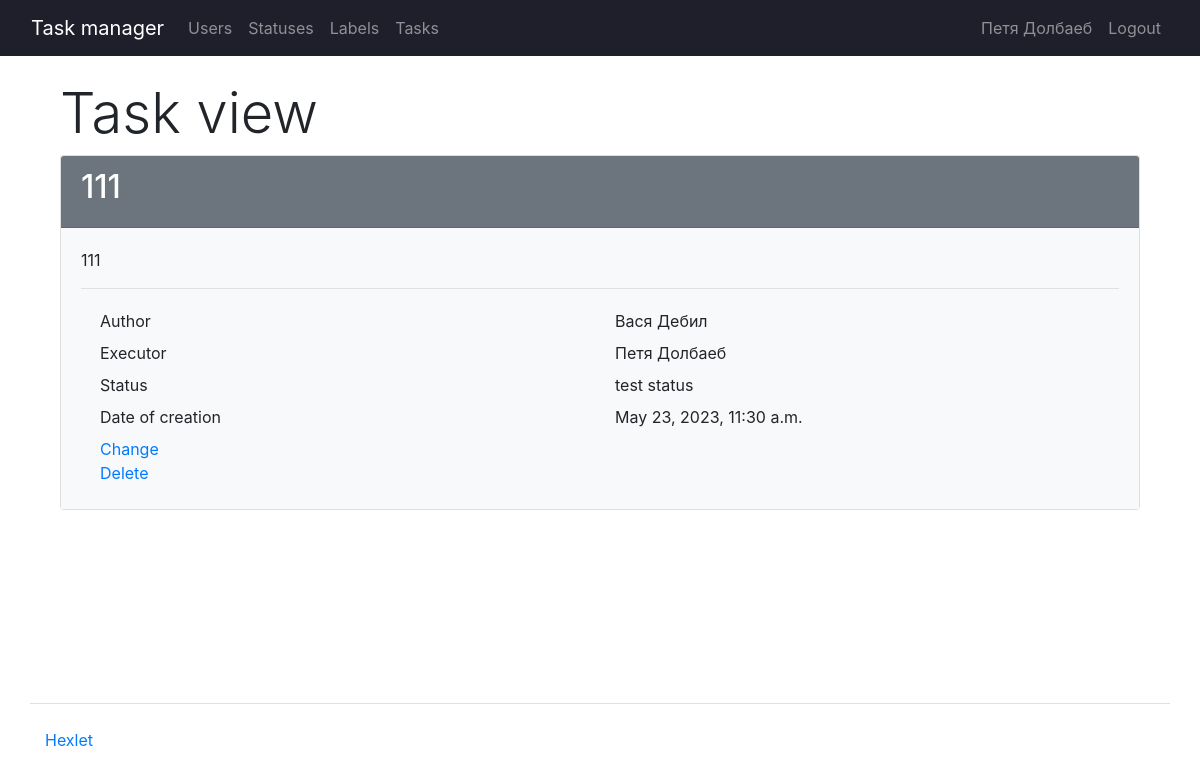
/tasks/8/ (signed in), run on the app's committed database.
### task_manager/users/models.py (models this page shows, shortened)
class CustomUser(AbstractUser):
    groups = models.ManyToManyField(
        "auth.Group",
        blank=True,
        related_name="customuser_set",
        related_query_name="customuser",
    )
    user_permissions = models.ManyToManyField(
        "auth.Permission",
        blank=True,
        related_name="customuser_set",
        related_query_name="customuser",
    )
    def __str__(self):
        return f'{self.first_name} {self.last_name}'

### task_manager/tasks/models.py (models this page shows, shortened)
class Tasks(models.Model):
    task = models.CharField(max_length=255, verbose_name=_("Name"))
    description = models.TextField(verbose_name=_("Description"))
    author = models.ForeignKey(CustomUser, on_delete=models.PROTECT, null=True)
    status = models.ForeignKey(
        Statuses,
        on_delete=models.PROTECT,
        verbose_name=_("Status"),
    )
    executor = models.ForeignKey(
        CustomUser,
        on_delete=models.PROTECT,
        null=True,
        related_name="performed_tasks",
        verbose_name=_("Performer"),
    )
    labels = models.ManyToManyField(
        Labels, through="LabelForTask", verbose_name=_("Labels"), blank=True
    )
    created_at = models.DateTimeField(auto_now_add=True)

### task_manager/statuses/models.py (models this page shows, shortened)
class Statuses(models.Model):
    name = models.CharField(max_length=255, verbose_name=_("Name"))
    created_at = models.DateTimeField(auto_now_add=True)

### task_manager/tasks/views.py (the view)
# urls.py: path("<int:pk>/", TaskCardView.as_view(), name="card_task"),
class TaskCardView(TaskLoginMixin, View):
    def get(self, request, *args, **kwargs):
        task = Tasks.objects.get(pk=kwargs.get("pk"))
        return render(request, "tasks/card.html", context={"task": task})

### task_manager/templates/tasks/card.html
{% extends 'base.html' %}
{% load i18n %}
{% load bootstrap4 %}
{% block content %}
<div class="container wrapper flex-grow-1">
    <h1 class="display-4">{% translate "Task view" %}</h1>
    <div class="card">
        <div class="card-header bg-secondary text-white">
          <h2>{{ task.task }}</h2>
        </div>
        <div class="card-body bg-light">
          <p>{{ task.description }}</p>
          <hr>
          <div class="container">
            <div class="row p-1">
              <div class="col">{% translate "Author" %}</div>
              <div class="col">{{ task.author.first_name }} {{ task.author.last_name }}</div>
            </div>
            <div class="row p-1">
              <div class="col">{% translate "Executor" %}</div>
              <div class="col">{{ task.executor }}</div>
            </div>
            <div class="row p-1">
              <div class="col">{% translate "Status" %}</div>
              <div class="col">{{ task.status.name }}</div>
            </div>
            <div class="row p-1">
              <div class="col">{% translate "Date of creation" %}</div>
              <div class="col">{{ task.created_at }}</div>
            </div>
            <div class="row p-1">
              <div class="col">
                <a href="{% url 'update_task' task.id %}">{% translate "Change" %}</a><br>
                <a href="{% url 'delete_task' task.id %}" rel="nofollow">{% translate "Delete" %}</a>
              </div>
            </div>
          </div>
        </div>
    </div>
</div>
{% endblock content %}

### task_manager/templates/navbar.html (shortened to what this page needs)
{% load bootstrap4 %}
{% load i18n %}
<nav class="navbar navbar-expand-md navbar-dark px-3" style="background-color: rgb(31, 31, 43);">
    <div class="container-fluid">
      <a class="navbar-brand" href="/">{% translate "Task manager" %}</a>
      <div class="collapse navbar-collapse" id="navbarNavAltMarkup">
        <ul class="navbar-nav mr-auto">
          <li class="nav-item">
            <a class="nav-link" href="{% url 'users' %}">{% translate "Users" %}</a>
          </li>
        {% if request.user.is_authenticated %}
          <li class="nav-item">
            <a class="nav-link" href="{% url 'statuses' %}">{% translate "Statuses" %}</a>
          </li>
          <li class="nav-item">
            <a class="nav-link" href="{% url 'labels' %}">{% translate "Labels" %}</a>
          </li>
          <li class="nav-item">
            <a class="nav-link" href="{% url 'tasks' %}">{% translate "Tasks" %}</a>
          </li>
        </ul>
        <ul class="navbar-nav ms-auto">
          <li class="nav-item">
            <a class="nav-link" href="{% url 'user_profile' request.user.id %}">{{request.user | title}}</a>
          </li>
          <li class="nav-item">
            <a class="nav-link" href="{% url 'logout' %}">{% translate "Logout" %}</a>
          </li>
        </ul>
        {% endif %}
      </div>
    </div>
</nav>

### data on the page
CustomUser: user "Петя Долбаеб"
Tasks: task "111", description "111", author.first_name "Вася", author.last_name "Дебил", executor "Петя Долбаеб", status.name "test status", created_at "May 23, 2023, 11:30 a.m."
